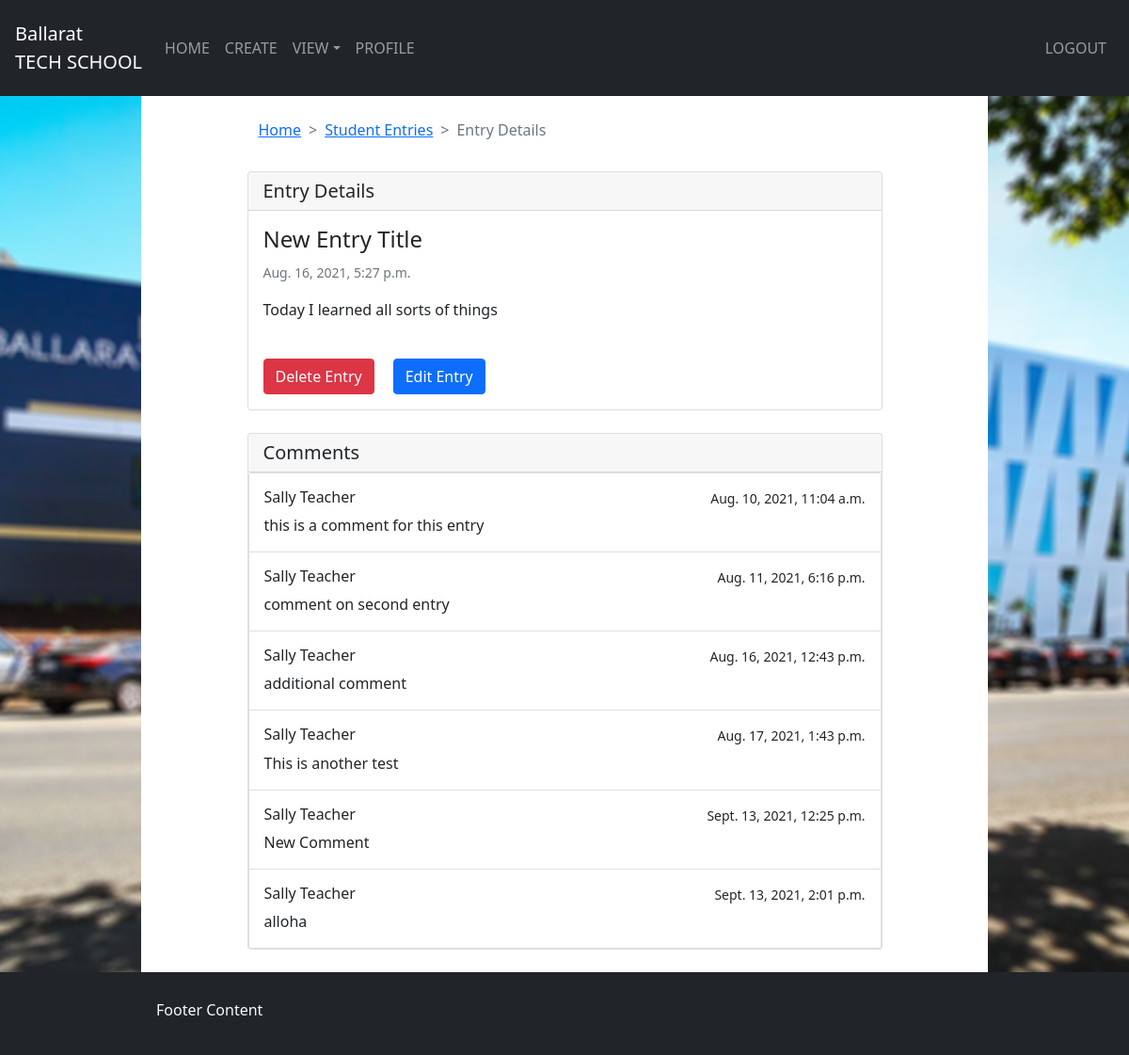
The app's page /student/entry/1/ (signed in) with its own data.
### entry/models.py (models this page shows)
class Entry(models.Model):
	entry_id = models.BigAutoField(primary_key=True)
	entry_title = models.TextField(max_length=100) # the title of the entry with a text limit of 100
	entry_content = models.TextField(max_length=500) # the actual content of the entry field with a text limit of 500
	entry_date = models.DateTimeField(auto_now=True) # the time that the entry was created
	report_id = models.ForeignKey(Report, on_delete=models.CASCADE)
	def get_absolute_url(self):
		return f"entry/{self.entry_id}"

### comment/models.py (models this page shows)
class Comment(models.Model):
	comment_id = models.BigAutoField(primary_key=True)
	comment_text = models.TextField(max_length=300)
	comment_date = models.DateTimeField(auto_now=True)
	entry_id = models.ForeignKey(Entry, on_delete=models.CASCADE)
	staff_id = models.ForeignKey(User, on_delete=models.CASCADE)

### login/decorators.py (the view)
		def wrapper_func(request, *args, **kwargs):
			if request.user.groups.all()[0].name == 'student':
				user = User.objects.get(id=request.user.id)
				current_date = datetime.date.today()
				current_report = Report.objects.get(student_id=user, report_active=True)
				if current_date > current_report.report_start_date and current_date < current_report.report_end_date:
					return view_func(request, *args, **kwargs)
				return HttpResponseRedirect("/no_report")
			return view_func(request, *args, **kwargs)

### templates/student_entry.html (shortened to what this page needs)
{% extends 'student_base.html'%}
{% block content %}
<div class="bg-white text-dark w-75">
	<div class='d-flex justify-content-center'>
		<div class="w-75 mb-3 mt-4 text-dark ">
			<div class='container'>
				<nav style="--bs-breadcrumb-divider: '>';" aria-label="breadcrumb">
					<ol class="breadcrumb">
						<li class="breadcrumb-item"><a href="/student">Home</a></li>
			    		<li class="breadcrumb-item"><a href="/student/entry/">Student Entries</a></li>
			    		<li class="breadcrumb-item active" aria-current="page">Entry Details</li>
					</ol>
				</nav>
			</div>
		</div>
	</div>
	<div class='d-flex justify-content-center'>
		<div class="card mb-4 w-75">
			<h5 class="card-header">Entry Details</h5>
			<div class="card-body">
    			<h4 class="card-title">{{ query_set.entry_title}}</h4>
	  			<p class="card-text"><small class="text-muted">{{ query_set.entry_date}}</small></p>
    			<p class="card-text">{{ query_set.entry_content }}</p>
				<div class="row">
				<form class="col-auto me-md-2" action="/student/{{ query_set.get_absolute_url}}/edit/delete" method='POST' enctype="multipart/form-data">
					<button type="submit" class="btn btn-danger">Delete Entry</button>
				</form>
				<a href="/student/{{ query_set.get_absolute_url}}/edit" class="col-auto btn btn-primary">Edit Entry</a>
  			</div></div>
		</div>
	</div>
	<div class='d-flex justify-content-center'>
		<div class="card mb-4 w-75">
			<h5 class="card-header">Comments</h5>
			{% if comment_set == '' %}
				<p class="card-text text-center me-4 mb-4 mt-4">There are no comments at this time.</p>
			{% else %}
				<div class="list-group">
					{% for comment in comment_set %}
    					<a class="list-group-item list-group-item-action">
        					<div class="d-flex w-100 justify-content-between mb-0.5 mt-2">
            					<h6>{{ comment.staff_id.first_name }} {{ comment.staff_id.last_name }}</h6>
            					<small>{{ comment.comment_date }}</small>
        					</div>
        					<p class="mb-2">{{ comment.comment_text }}</p>
    					</a>
					{% endfor %}
				</div>
			{% endif %}
		</div>
	</div>
</div>
{% endblock %}

### records on screen
Entry: entry_title "New Entry Title", entry_date "Aug. 16, 2021, 5:27 p.m.", entry_content "Today I learned all sorts of things"
Comment: staff_id.first_name "Sally", staff_id.last_name "Teacher", comment_date "Aug. 10, 2021, 11:04 a.m.", comment_text "this is a comment for this entry"
Comment: staff_id.first_name "Sally", staff_id.last_name "Teacher", comment_date "Aug. 11, 2021, 6:16 p.m.", comment_text "comment on second entry"
Comment: staff_id.first_name "Sally", staff_id.last_name "Teacher", comment_date "Aug. 16, 2021, 12:43 p.m.", comment_text "additional comment"
Comment: staff_id.first_name "Sally", staff_id.last_name "Teacher", comment_date "Aug. 17, 2021, 1:43 p.m.", comment_text "This is another test"
Comment: staff_id.first_name "Sally", staff_id.last_name "Teacher", comment_date "Sept. 13, 2021, 12:25 p.m.", comment_text "New Comment"
Comment: staff_id.first_name "Sally", staff_id.last_name "Teacher", comment_date "Sept. 13, 2021, 2:01 p.m.", comment_text "alloha"
